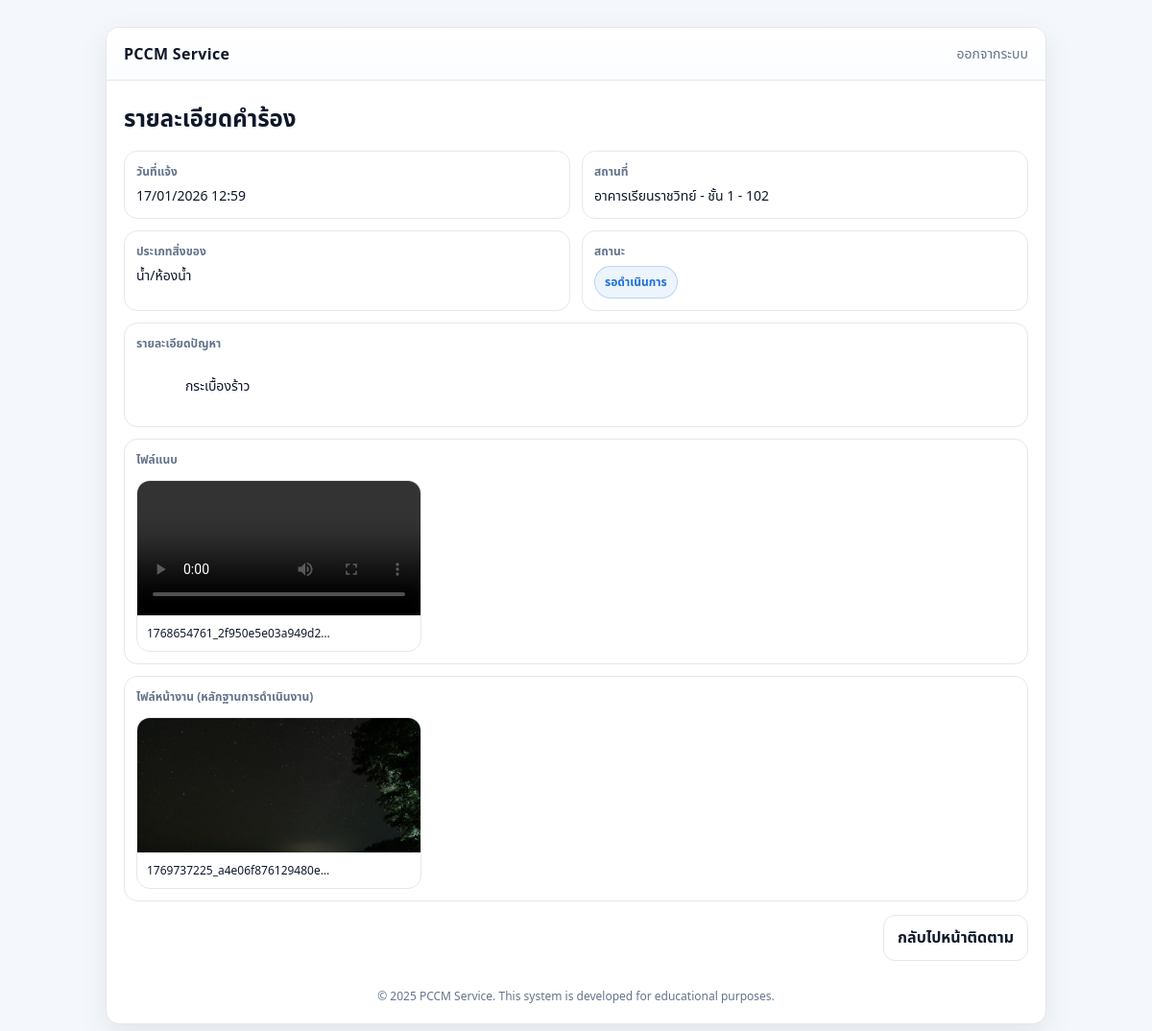
The app's page /user/complaint/6 (signed in) with its own data.
### tables this page shows
CREATE TABLE complaints (
    id INTEGER PRIMARY KEY AUTOINCREMENT,
    username TEXT,
    location TEXT,
    description TEXT,
    status TEXT,
    created_at REAL
, item_type TEXT, floor TEXT, room TEXT, attachments TEXT, building TEXT, work_attachments TEXT);

### code.py (the view)
@app.get("/user/complaint/{complaint_id}", response_class=HTMLResponse)
def user_complaint_detail(
    request: Request, complaint_id: int, authorization: str | None = Header(None)
):
    user = get_current_user(request, authorization)
    if user.get("role") != "student":
        return _redirect("/admin")
    conn = db()
    row = conn.execute(
        "SELECT * FROM complaints WHERE id = ? AND username = ?",
        (complaint_id, user["sub"]),
    ).fetchone()
    if not row:
        raise HTTPException(404, "Not found")
    c = dict(row)
    c["created_at_fmt"] = fmt_th_date(c.get("created_at"))
    try:
        c["attachments_list"] = json.loads(c.get("attachments") or "[]")
    except Exception:
        c["attachments_list"] = []
    try:
        c["work_attachments_list"] = json.loads(c.get("work_attachments") or "[]")
    except Exception:
        c["work_attachments_list"] = []
    resp = templates.TemplateResponse(
        "user_detail.html", {"request": request, "username": user["sub"], "c": c}
    )
    return _no_store(resp)

### templates/user_detail.html (shortened to what this page needs)
<!doctype html>
<html lang="th">
  <head>
    <link rel="stylesheet" href="/static/css/web.css" />
  </head>
  <body>
    <div class="app">
      <div class="card">
        <div class="topbar">
          <div class="brand">PCCM Service</div>
          <a class="link" href="/logout">ออกจากระบบ</a>
        </div>
        <div class="content">
          <h2 class="title">รายละเอียดคำร้อง</h2>
          <div class="detailGrid">
            <div class="detailBox">
              <div class="label">วันที่แจ้ง</div>
              <div class="value">{{ c.created_at_fmt }}</div>
            </div>
            <div class="detailBox">
              <div class="label">สถานที่</div>
              <div class="value">{{ c.location or "-" }}</div>
            </div>
            <div class="detailBox">
              <div class="label">ประเภทสิ่งของ</div>
              <div class="value">{{ c.item_type or "-" }}</div>
            </div>
            <div class="detailBox">
              <div class="label">สถานะ</div>
              <div class="badge">{{ c.status or "-" }}</div>
            </div>
          </div>
          <div class="detailBox" style="margin-top: 12px">
            <div class="label">รายละเอียดปัญหา</div>
            <div class="value" style="white-space: pre-wrap">
              {{ c.description or "-" }}
            </div>
          </div>
          <div class="detailBox" style="margin-top: 12px">
            <div class="label">ไฟล์แนบ</div>
            {% if c.attachments_list|length == 0 %}
            <div class="value">ไม่มีไฟล์แนบ</div>
            {% else %}
            <div class="previewGrid">
              {% for p in c.attachments_list %} {% if p.lower().endswith('.mp4')
              %}
              <div class="previewCard">
                <div class="previewMedia">
                  <video class="media" controls src="{{ p }}"></video>
                </div>
                <div class="previewMeta">
                  <div class="name">{{ p.split('/')[-1] }}</div>
                </div>
              </div>
              {% endif %} {% endfor %}
            </div>
            {% endif %}
          </div>
          <div class="detailBox" style="margin-top: 12px">
            <div class="label">ไฟล์หน้างาน (หลักฐานการดำเนินงาน)</div>
            {% if c.work_attachments_list|length == 0 %}
            <div class="value">ยังไม่มีไฟล์หน้างาน</div>
            {% else %}
            <div class="previewGrid">
              {% for p in c.work_attachments_list %} {% if
              p.lower().endswith('.mp4') %}
              <div class="previewCard">
                <div class="previewMedia">
                  <video class="media" controls src="{{ p }}"></video>
                </div>
                <div class="previewMeta">
                  <div class="name">{{ p.split('/')[-1] }}</div>
                </div>
              </div>
              {% else %}
              <div class="previewCard">
                <div class="previewMedia">
                  <img class="media" src="{{ p }}" alt="work-attachment" />
                </div>
                <div class="previewMeta">
                  <div class="name">{{ p.split('/')[-1] }}</div>
                </div>
              </div>
              {% endif %} {% endfor %}
            </div>
            {% endif %}
          </div>
          <div class="actions" style="margin-top: 14px">
            <a class="btn outline" href="/user/track">กลับไปหน้าติดตาม</a>
          </div>
          <div class="footer">
            © 2025 PCCM Service. This system is developed for educational
            purposes.
          </div>
        </div>
      </div>
    </div>
  </body>
</html>

### static/css/web.css (style rules this page uses)
:root { --primary: #1e73d8; --primary-dark: #155bb0; --bg: #f4f7fb; --card: #ffffff; --text: #0f172a; --muted: #64748b; --border: #e5e7eb; --shadow: 0 10px 30px rgba(2, 8, 23, 0.08); --radius: 14px; }
* { box-sizing: border-box; }
body { margin:0; font-family: system-ui, -apple-system, Segoe UI, Roboto, "Noto Sans Thai", sans-serif; background: var(--bg); color: var(--text); }
a { color: var(--primary); text-decoration: none; }
.app { min-height: 100vh; display:flex; align-items:flex-start; justify-content:center; padding: 28px 14px; }
.card { width: 100%; max-width: 920px; background: var(--card); border-radius: var(--radius); box-shadow: var(--shadow); overflow: hidden; border: 1px solid var(--border); }
.topbar { display:flex; justify-content:space-between; align-items:center; padding: 16px 18px; border-bottom: 1px solid var(--border); background: linear-gradient(180deg, #ffffff, #fbfdff); }
.brand { font-weight: 700; letter-spacing: 0.3px; }
.link { font-size: 14px; color: var(--muted); }
.content { padding: 18px; }
.title { margin: 4px 0 14px 0; font-size: 24px; }
.btn { display:inline-flex; align-items:center; justify-content:center; gap:8px; border-radius: 12px; padding: 11px 14px; font-weight: 700; border: 1px solid transparent; cursor:pointer; user-select:none; }
.btn.outline { background:#fff; border-color: var(--border); color: var(--text); }
.footer { margin-top: 18px; font-size: 12px; color: var(--muted); text-align:center; padding: 10px 0 2px 0; }
.previewGrid { display:grid; grid-template-columns: repeat(3, 1fr); gap: 12px; margin-top: 12px; }
.previewCard { position: relative; border: 1px solid var(--border); border-radius: 14px; overflow: hidden; background:#fff; }
.previewMedia { height: 140px; background:#f1f5f9; display:flex; align-items:center; justify-content:center; }
.media { width:100%; height:100%; object-fit: cover; }
.previewMeta { padding: 10px; display:flex; justify-content:space-between; gap: 10px; }
.previewMeta .name { font-size: 12px; color: var(--text); overflow:hidden; text-overflow: ellipsis; white-space: nowrap; max-width: 70%; }
.badge { display:inline-flex; padding: 7px 10px; border-radius: 999px; border: 1px solid rgba(30,115,216,.25); background: rgba(30,115,216,.08); color: var(--primary); font-weight: 800; font-size: 12px; width: fit-content; }
.actions { display:flex; justify-content:flex-end; margin-top: 10px; }
.detailGrid { display:grid; grid-template-columns: repeat(2, 1fr); gap: 12px; }
.detailBox { border: 1px solid var(--border); border-radius: 14px; padding: 12px; background:#fff; }
.detailBox .label { font-size: 12px; color: var(--muted); margin-bottom: 6px; font-weight: 800; }
.detailBox .value { font-size: 14px; }
@media (min-width: 768px) { .card { max-width: 920px; } }
@media (min-width: 1024px) { .card { max-width: 980px; } }

### records on screen
complaints: location "อาคารเรียนราชวิทย์ - ชั้น 1 - 102", item_type "น้ำ/ห้องน้ำ", status "รอดำเนินการ", description "กระเบื้องร้าว"

### other values on screen
{{ c.created_at_fmt }} "17/01/2026 12:59"
{{ p.split('/')[-1] }} "1768654761_2f950e5e03a949d2…"
{{ p.split('/')[-1] }} "1769737225_a4e06f876129480e…"
